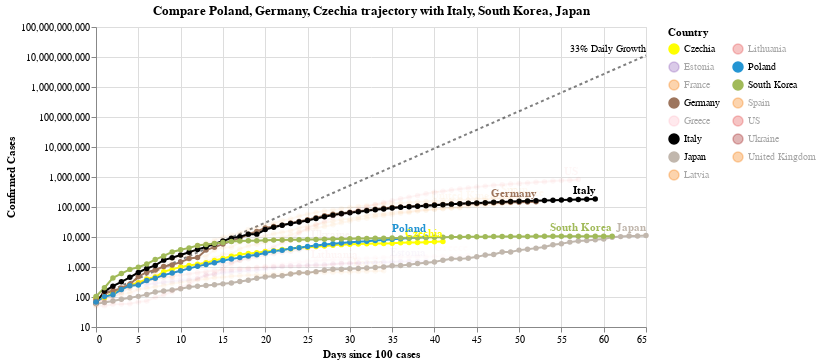

Notebook code cell kept with this figure:
### Code cell
#hide_input
chart2 = make_since_chart(['Poland', 'Germany', 'Czechia'])
chart2

### Figure 1 — Vega-Lite specification as saved in the notebook (floating-point values rounded to 4 significant figures; data arrays with more than 128 entries replaced by an {"elided": "..."} marker saying what was removed)
{"config": {"view": {"continuousWidth": 400, "continuousHeight": 300}}, "layer": [{"mark": {"type": "line", "color": "black", "opacity": 0.5, "strokeDash": [3, 3]}, "encoding": {"x": {"type": "quantitative", "field": "Days since 100 cases"}, "y": {"type": "quantitative", "field": "Confirmed Cases"}}}, {"mark": {"type": "text", "align": "right", "dy": -6, "fontSize": 10, "text": "33% Daily Growth"}, "encoding": {"x": {"type": "quantitative", "field": "Days since 100 cases"}, "y": {"type": "quantitative", "field": "Confirmed Cases"}}, "transform": [{"filter": "(datum['Days since 100 cases'] >= 65)"}]}, {"data": {"name": "data-7528f0fd605737c8c22ed440105fd652"}, "mark": {"type": "line", "point": true}, "encoding": {"color": {"type": "nominal", "field": "Country", "legend": {"columns": 2}, "scale": {"domain": ["Czechia", "Estonia", "France", "Germany", "Greece", "Italy", "Japan", "Latvia", "Lithuania", "Poland", "South Korea", "Spain", "US", "Ukraine", "United Kingdom"], "range": ["yellow", "#9467bd", "#F58518", "#9D755D", "pink", "black", "#C1B7AD", "#F58518", "#E45756", "#2495D3", "#A1BA59", "#F58518", "#E45756", "brown", "#F58518"]}}, "opacity": {"condition": {"value": 1, "selection": "selector002"}, "value": 0.05}, "tooltip": [{"type": "nominal", "field": "Country"}, {"type": "temporal", "field": "Date"}, {"type": "quantitative", "field": "Confirmed Cases"}, {"type": "quantitative", "field": "Days since 100 cases"}], "x": {"type": "quantitative", "field": "Days since 100 cases"}, "y": {"type": "quantitative", "field": "Confirmed Cases", "scale": {"type": "log"}}}, "selection": {"selector002": {"type": "multi", "fields": ["Country"], "bind": "legend", "init": [{"Country": "Poland"}, {"Country": "Germany"}, {"Country": "Czechia"}, {"Country": "Italy"}, {"Country": "South Korea"}, {"Country": "Japan"}]}}, "width": 550}, {"data": {"name": "data-7528f0fd605737c8c22ed440105fd652"}, "mark": {"type": "text", "align": "right", "dy": -8, "fontWeight": "bold"}, "encoding": {"color": {"type": "nominal", "field": "Country", "legend": {"columns": 2}, "scale": {"domain": ["Czechia", "Estonia", "France", "Germany", "Greece", "Italy", "Japan", "Latvia", "Lithuania", "Poland", "South Korea", "Spain", "US", "Ukraine", "United Kingdom"], "range": ["yellow", "#9467bd", "#F58518", "#9D755D", "pink", "black", "#C1B7AD", "#F58518", "#E45756", "#2495D3", "#A1BA59", "#F58518", "#E45756", "brown", "#F58518"]}}, "opacity": {"condition": {"value": 1, "selection": "selector002"}, "value": 0.05}, "text": {"type": "nominal", "field": "Country"}, "tooltip": [{"type": "nominal", "field": "Country"}, {"type": "temporal", "field": "Date"}, {"type": "quantitative", "field": "Confirmed Cases"}, {"type": "quantitative", "field": "Days since 100 cases"}], "x": {"type": "quantitative", "field": "Days since 100 cases"}, "y": {"type": "quantitative", "field": "Confirmed Cases", "scale": {"type": "log"}}}, "transform": [{"filter": "(datum['Date'] >= 1587427200000)"}], "width": 550}], "data": {"name": "data-1b8fffc793136e958ae29e63646d3c72"}, "title": "Compare Poland, Germany, Czechia trajectory with Italy, South Korea, Japan", "$schema": "https://vega.github.io/schema/vega-lite/v4.0.2.json", "datasets": {"data-1b8fffc793136e958ae29e63646d3c72": [{"Days since 100 cases": 0, "Confirmed Cases": 100.0}, {"Days since 100 cases": 1, "Confirmed Cases": 133.0}, {"Days since 100 cases": 2, "Confirmed Cases": 176.9}, {"Days since 100 cases": 3, "Confirmed Cases": 235.3}, {"Days since 100 cases": 4, "Confirmed Cases": 312.9}, {"Days since 100 cases": 5, "Confirmed Cases": 416.2}, {"Days since 100 cases": 6, "Confirmed Cases": 553.5}, {"Days since 100 cases": 7, "Confirmed Cases": 736.1}, {"Days since 100 cases": 8, "Confirmed Cases": 979.1}, {"Days since 100 cases": 9, "Confirmed Cases": 1302.0}, {"Days since 100 cases": 10, "Confirmed Cases": 1732.0}, {"Days since 100 cases": 11, "Confirmed Cases": 2303.0}, {"Days since 100 cases": 12, "Confirmed Cases": 3064.0}, {"Days since 100 cases": 13, "Confirmed Cases": 4074.0}, {"Days since 100 cases": 14, "Confirmed Cases": 5419.0}, {"Days since 100 cases": 15, "Confirmed Cases": 7207.0}, {"Days since 100 cases": 16, "Confirmed Cases": 9586.0}, {"Days since 100 cases": 17, "Confirmed Cases": 12750.0}, {"Days since 100 cases": 18, "Confirmed Cases": 16960.0}, {"Days since 100 cases": 19, "Confirmed Cases": 22550.0}, {"Days since 100 cases": 20, "Confirmed Cases": 29990.0}, {"Days since 100 cases": 21, "Confirmed Cases": 39890.0}, {"Days since 100 cases": 22, "Confirmed Cases": 53060.0}, {"Days since 100 cases": 23, "Confirmed Cases": 70560.0}, {"Days since 100 cases": 24, "Confirmed Cases": 93850.0}, {"Days since 100 cases": 25, "Confirmed Cases": 124800.0}, {"Days since 100 cases": 26, "Confirmed Cases": 166000.0}, {"Days since 100 cases": 27, "Confirmed Cases": 220800.0}, {"Days since 100 cases": 28, "Confirmed Cases": 293700.0}, {"Days since 100 cases": 29, "Confirmed Cases": 390600.0}, {"Days since 100 cases": 30, "Confirmed Cases": 519500.0}, {"Days since 100 cases": 31, "Confirmed Cases": 690900.0}, {"Days since 100 cases": 32, "Confirmed Cases": 918900.0}, {"Days since 100 cases": 33, "Confirmed Cases": 1222000.0}, {"Days since 100 cases": 34, "Confirmed Cases": 1625000.0}, {"Days since 100 cases": 35, "Confirmed Cases": 2162000.0}, {"Days since 100 cases": 36, "Confirmed Cases": 2875000.0}, {"Days since 100 cases": 37, "Confirmed Cases": 3824000.0}, {"Days since 100 cases": 38, "Confirmed Cases": 5086000.0}, {"Days since 100 cases": 39, "Confirmed Cases": 6764000.0}, {"Days since 100 cases": 40, "Confirmed Cases": 8996000.0}, {"Days since 100 cases": 41, "Confirmed Cases": 11970000.0}, {"Days since 100 cases": 42, "Confirmed Cases": 15910000.0}, {"Days since 100 cases": 43, "Confirmed Cases": 21170000.0}, {"Days since 100 cases": 44, "Confirmed Cases": 28150000.0}, {"Days since 100 cases": 45, "Confirmed Cases": 37440000.0}, {"Days since 100 cases": 46, "Confirmed Cases": 49790000.0}, {"Days since 100 cases": 47, "Confirmed Cases": 66230000.0}, {"Days since 100 cases": 48, "Confirmed Cases": 88080000.0}, {"Days since 100 cases": 49, "Confirmed Cases": 117100000.0}, {"Days since 100 cases": 50, "Confirmed Cases": 155800000.0}, {"Days since 100 cases": 51, "Confirmed Cases": 207200000.0}, {"Days since 100 cases": 52, "Confirmed Cases": 275600000.0}, {"Days since 100 cases": 53, "Confirmed Cases": 366600000.0}, {"Days since 100 cases": 54, "Confirmed Cases": 487500000.0}, {"Days since 100 cases": 55, "Confirmed Cases": 648400000.0}, {"Days since 100 cases": 56, "Confirmed Cases": 862400000.0}, {"Days since 100 cases": 57, "Confirmed Cases": 1147000000.0}, {"Days since 100 cases": 58, "Confirmed Cases": 1525000000.0}, {"Days since 100 cases": 59, "Confirmed Cases": 2029000000.0}, {"Days since 100 cases": 60, "Confirmed Cases": 2698000000.0}, {"Days since 100 cases": 61, "Confirmed Cases": 3589000000.0}, {"Days since 100 cases": 62, "Confirmed Cases": 4773000000.0}, {"Days since 100 cases": 63, "Confirmed Cases": 6348000000.0}, {"Days since 100 cases": 64, "Confirmed Cases": 8443000000.0}, {"Days since 100 cases": 65, "Confirmed Cases": 11230000000.0}], "data-7528f0fd605737c8c22ed440105fd652": {"elided": "720 records"}}}
